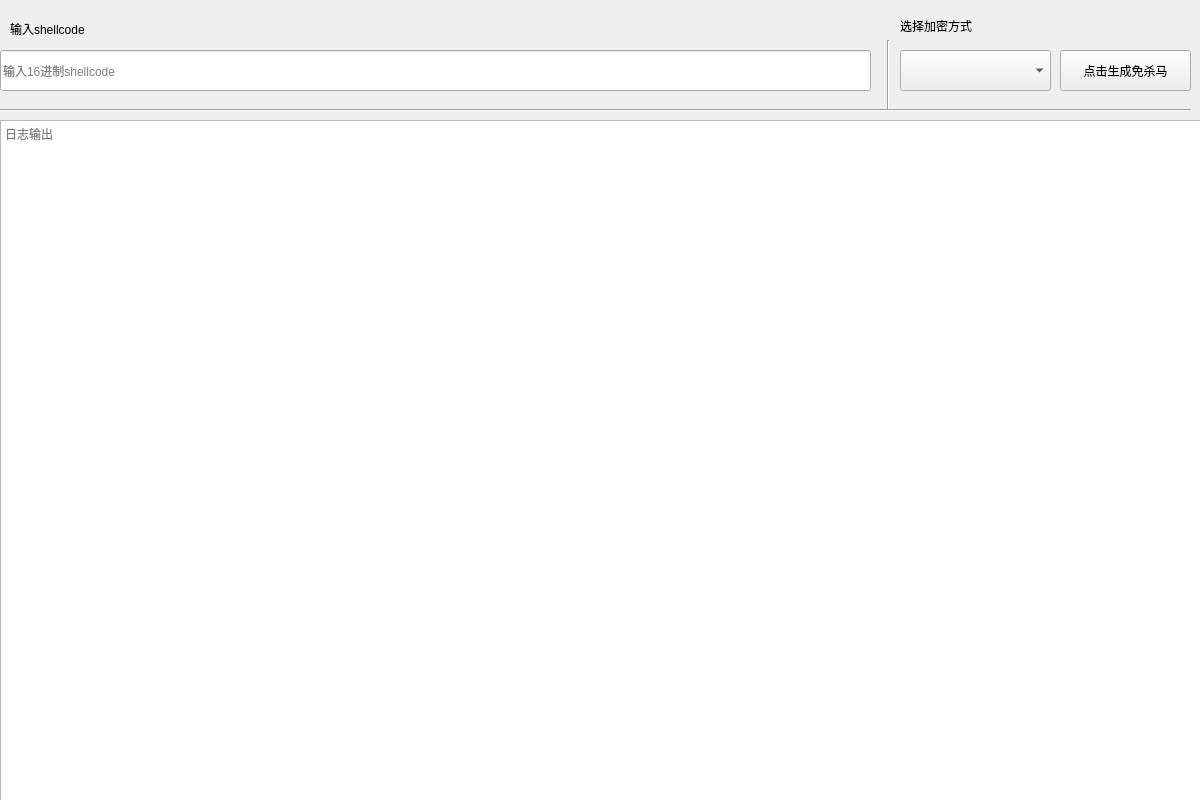
<?xml version="1.0" encoding="UTF-8"?>
<ui version="4.0">
 <class>widget</class>
 <widget class="QWidget" name="widget">
  <property name="geometry">
   <rect>
    <x>0</x>
    <y>0</y>
    <width>1200</width>
    <height>800</height>
   </rect>
  </property>
  <property name="windowTitle">
   <string>星火免杀tool1.0 by 五十度灰</string>
  </property>
  <widget class="QLineEdit" name="lineEdit">
   <property name="geometry">
    <rect>
     <x>0</x>
     <y>50</y>
     <width>871</width>
     <height>41</height>
    </rect>
   </property>
   <property name="placeholderText">
    <string>输入16进制shellcode</string>
   </property>
  </widget>
  <widget class="QComboBox" name="comboBox">
   <property name="geometry">
    <rect>
     <x>900</x>
     <y>50</y>
     <width>151</width>
     <height>41</height>
    </rect>
   </property>
  </widget>
  <widget class="QLabel" name="label">
   <property name="geometry">
    <rect>
     <x>900</x>
     <y>10</y>
     <width>141</width>
     <height>31</height>
    </rect>
   </property>
   <property name="text">
    <string>选择加密方式</string>
   </property>
  </widget>
  <widget class="QPushButton" name="pushButton">
   <property name="geometry">
    <rect>
     <x>1060</x>
     <y>50</y>
     <width>131</width>
     <height>41</height>
    </rect>
   </property>
   <property name="text">
    <string>点击生成免杀马</string>
   </property>
  </widget>
  <widget class="Line" name="line">
   <property name="geometry">
    <rect>
     <x>880</x>
     <y>40</y>
     <width>16</width>
     <height>71</height>
    </rect>
   </property>
   <property name="orientation">
    <enum>Qt::Vertical</enum>
   </property>
  </widget>
  <widget class="Line" name="line_2">
   <property name="geometry">
    <rect>
     <x>0</x>
     <y>100</y>
     <width>1191</width>
     <height>20</height>
    </rect>
   </property>
   <property name="orientation">
    <enum>Qt::Horizontal</enum>
   </property>
  </widget>
  <widget class="QTextBrowser" name="textBrowser">
   <property name="geometry">
    <rect>
     <x>0</x>
     <y>120</y>
     <width>1201</width>
     <height>681</height>
    </rect>
   </property>
   <property name="placeholderText">
    <string>日志输出</string>
   </property>
  </widget>
  <widget class="QLabel" name="label_2">
   <property name="geometry">
    <rect>
     <x>10</x>
     <y>20</y>
     <width>311</width>
     <height>18</height>
    </rect>
   </property>
   <property name="text">
    <string>输入shellcode</string>
   </property>
  </widget>
 </widget>
 <resources/>
 <connections/>
</ui>
